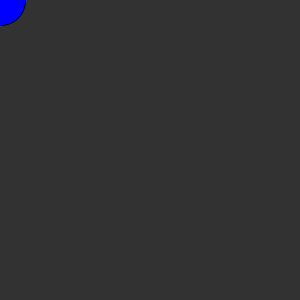
Frame 1 (no input)
Frame 60 (the mouse pressed at the canvas centre just before this capture): identical to frame 1, image omitted
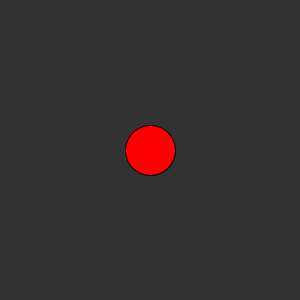
Frame 120 (the mouse held since frame 60 and released just before this capture)

The Processing sketch that drew these frames (run headless with seeded random() and noise(); from frame 60 on, the mouse is pressed at the canvas centre):

// Processing sketch: A1CompC
// ── A1CompC.pde
void setup(){
  size(300,300);
}
void draw(){
  background(50);
  fill(0,0,255);
  mousePressed();
  ellipse(mouseX, mouseY, 50, 50);
}
void mousePressed(){
  if(mousePressed){
    fill(255,0,0);}
    else{fill(0,0,255);
    }
}
